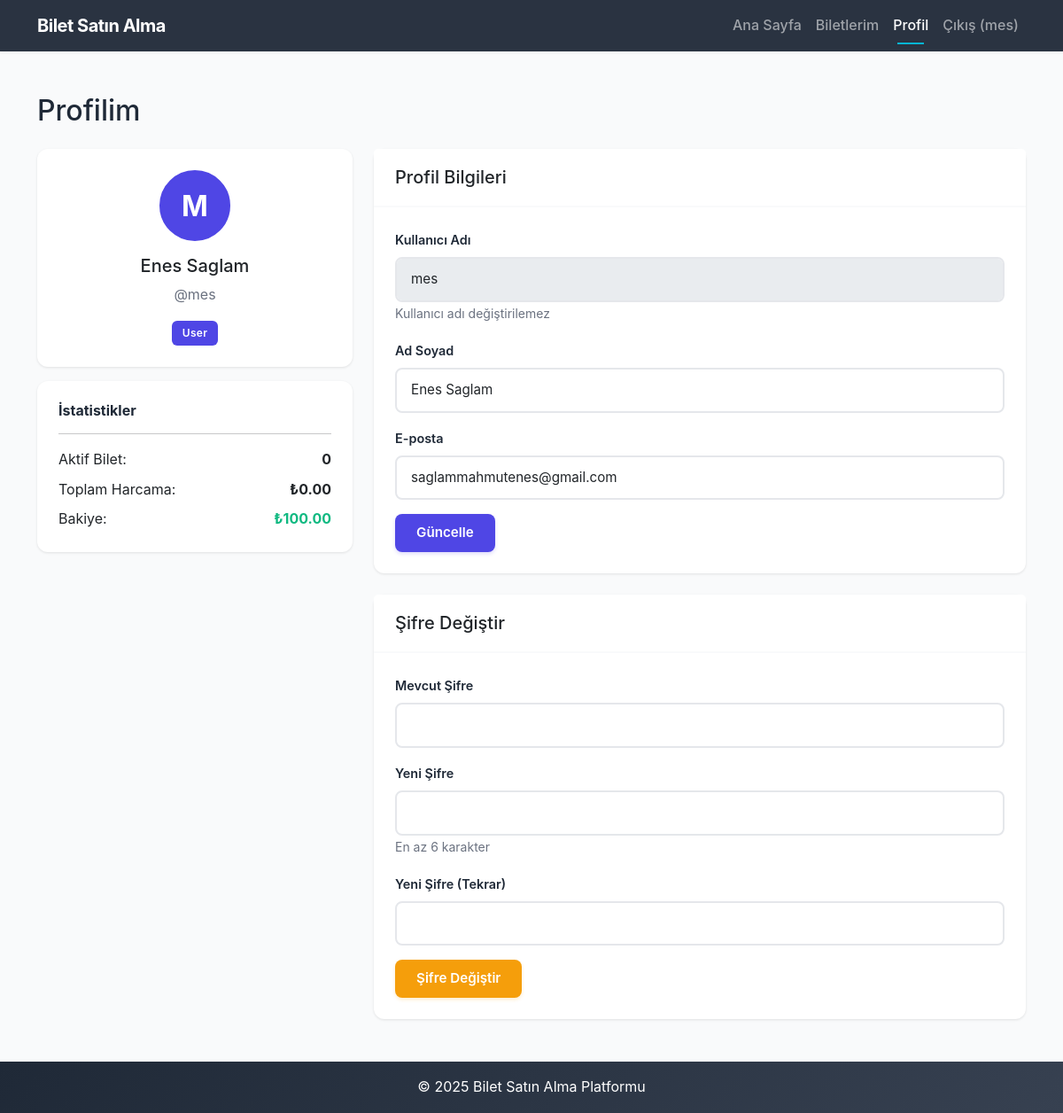
The page /profile.php (signed in) on the database as committed earlier.
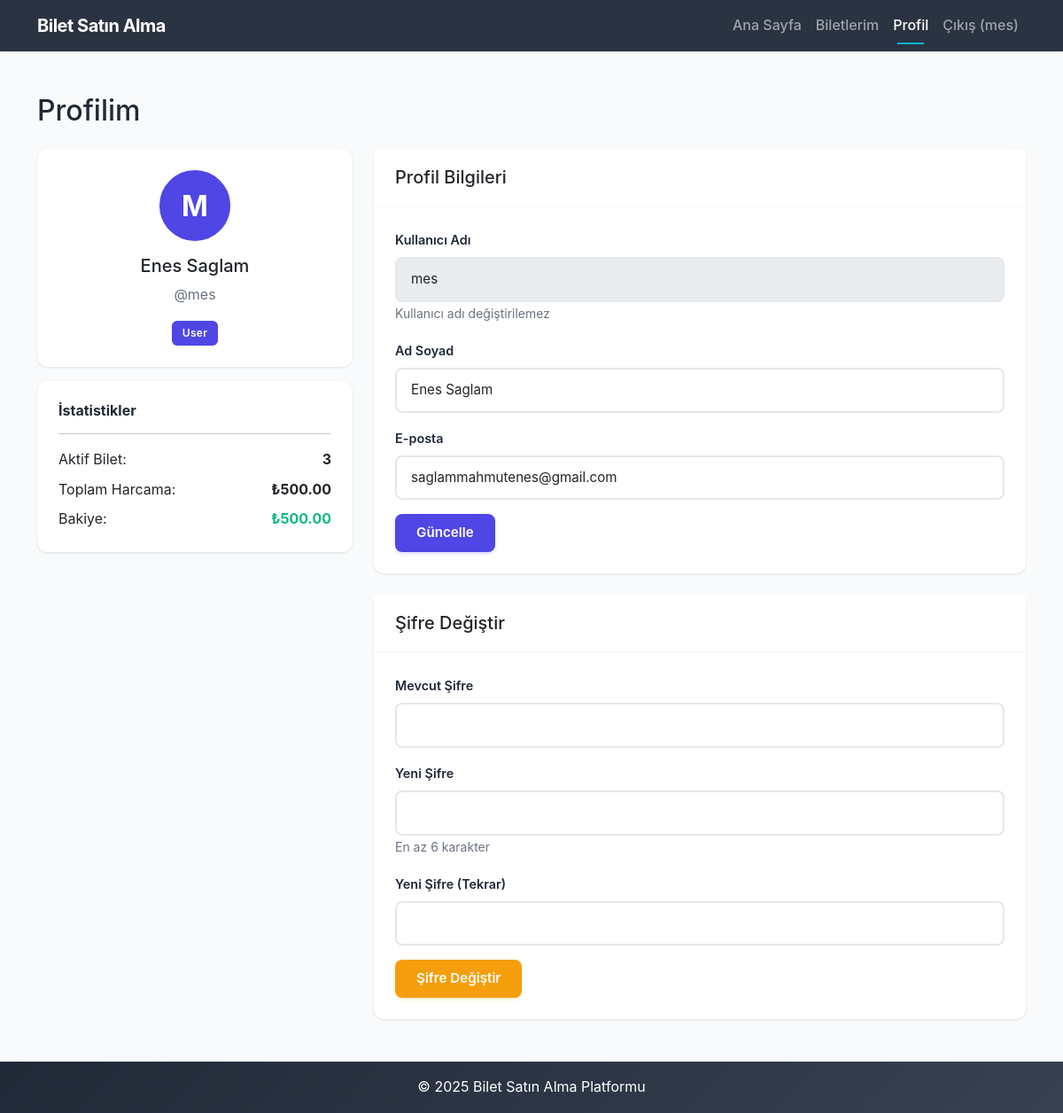
The same page on the database as committed later.
### tables this page shows
CREATE TABLE users (
    id INTEGER PRIMARY KEY AUTOINCREMENT,
    username TEXT UNIQUE NOT NULL,
    email TEXT UNIQUE NOT NULL,
    password TEXT NOT NULL,
    full_name TEXT NOT NULL,
    role TEXT DEFAULT 'user',
    virtual_credit REAL DEFAULT 0,
    created_at DATETIME DEFAULT CURRENT_TIMESTAMP,
    updated_at DATETIME DEFAULT CURRENT_TIMESTAMP
);

### public/profile.php (the view, shortened to what the changed rows need)
<?php
require_once __DIR__ . '/../src/database.php';
$stmt = $pdo->prepare("SELECT * FROM users WHERE id = ?");
$stmt->execute([$_SESSION['user_id']]);
$user = $stmt->fetch(PDO::FETCH_ASSOC);
$stmt = $pdo->prepare("SELECT COUNT(*) as total, SUM(price) as spent FROM tickets WHERE user_id = ? AND status = 'active'");
$stmt->execute([$_SESSION['user_id']]);
$stats = $stmt->fetch(PDO::FETCH_ASSOC);
?>
<!DOCTYPE html>
<html lang="tr">
<head>
    <link href="https://cdn.jsdelivr.net/npm/bootstrap@5.3.0/dist/css/bootstrap.min.css" rel="stylesheet">
    <link rel="stylesheet" href="css/style.css">
</head>
<body>
    <main class="container my-5">
        <h2 class="mb-4">Profilim</h2>
        <div class="row">
            <div class="col-md-4 mb-4">
                <div class="card">
                    <div class="card-body text-center">
                        <div class="mb-3">
                            <div class="rounded-circle bg-primary text-white d-inline-flex align-items-center justify-content-center" style="width: 80px; height: 80px; font-size: 2rem;">
                                <?php echo strtoupper(substr($user['username'], 0, 1)); ?>
                            </div>
                        </div>
                        <h5><?php echo htmlspecialchars($user['full_name']); ?></h5>
                        <p class="text-muted">@<?php echo htmlspecialchars($user['username']); ?></p>
                        <span class="badge bg-primary"><?php echo ucfirst($user['role']); ?></span>
                    </div>
                </div>
                <div class="card mt-3">
                    <div class="card-body">
                        <div class="d-flex justify-content-between mb-2">
                            <span>Aktif Bilet:</span>
                            <strong><?php echo $stats['total'] ?? 0; ?></strong>
                        </div>
                        <div class="d-flex justify-content-between mb-2">
                            <span>Toplam Harcama:</span>
                            <strong>₺<?php echo number_format($stats['spent'] ?? 0, 2); ?></strong>
                        </div>
                        <div class="d-flex justify-content-between">
                            <span>Bakiye:</span>
                            <strong class="text-success">₺<?php echo number_format($user['virtual_credit'], 2); ?></strong>
                        </div>
                    </div>
                </div>
            </div>
            <div class="col-md-8">
                <div class="card mb-4">
                    <div class="card-body">
                        <form method="POST">
                            <div class="mb-3">
                                <label class="form-label">Kullanıcı Adı</label>
                                <input type="text" class="form-control" value="<?php echo htmlspecialchars($user['username']); ?>" disabled>
                                <small class="text-muted">Kullanıcı adı değiştirilemez</small>
                            </div>
                            <div class="mb-3">
                                <label class="form-label">Ad Soyad</label>
                                <input type="text" class="form-control" name="full_name" value="<?php echo htmlspecialchars($user['full_name']); ?>" required>
                            </div>
                            <div class="mb-3">
                                <label class="form-label">E-posta</label>
                                <input type="email" class="form-control" name="email" value="<?php echo htmlspecialchars($user['email']); ?>" required>
                            </div>
                        </form>
                    </div>
                </div>
            </div>
        </div>
    </main>
</body>
</html>

Rows that differ between the two databases and show on the page:
changed users "Enes Saglam": virtual_credit "100.00" → "500.00"
Other text that changed with them:
$stats['total']: "0" → "3"
$stats['spent']: "0.00" → "500.00"
